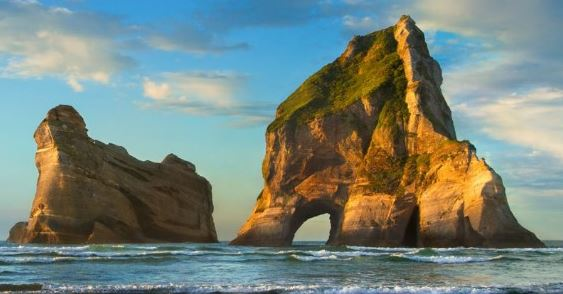
#> input picture hill.JPG, 563 x 294 px, found by its file name
$ python 'day3 q3.py'
#> lines starting #> are read from the running program, lines starting #| are printed output that depends on the picture; after the words box and inside, x2 and y2 are one past the last pixel; in counts of white or black regions, pixels touching at a corner belong together
import cv2
import random
img = cv2.imread('hill.jpg')
#> img is the input picture: shape (294, 563, 3); mean B, G, R 124.1, 132.5, 119.1
y = (img.shape[1])/7
#> y = 80.43
x = (img.shape[0])/7
#> x = 42

for r in range (1,8):

    x1 = int(x*(r-1))
#> x1 = 0
    x2 = int(x*r)
#> x2 = 42

    if (r%2) == 0:
        p = 1
        q = 8
        s = 1

    if (r%2)!= 0:
        p = 7
        q = 0
        s = -1

    for c in range(p,q,s):

        y1 = int(y*(c-1))
#> y1 = 482
        y2 = int(y*c)
#> y2 = 563
        img = cv2.imread('hill.jpg')

        img[x1:x2,y1:y2] = (255,0,0)
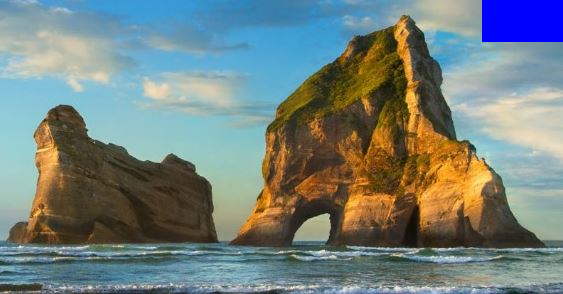
#> img: shape (294, 563, 3); 2.06% of pixels changed, all inside (x1, y1, x2, y2) = (482, 0, 563, 42)
        cv2.imshow ('frame', img)
        cv2.waitKey(500)

cv2.destroyWindow('frame')
